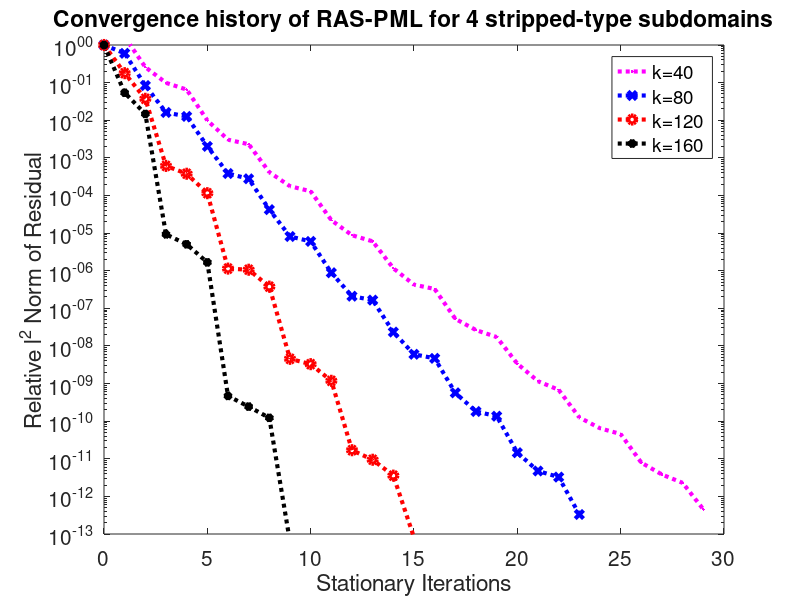

Reproduce this figure in MATLAB.


res40 = [0.000353957, 0.000581073, 9.1151e-05, 3.49479e-05, 2.3054e-05, 3.51039e-06, 1.07447e-06, 8.13613e-07, 1.46993e-07, 6.23687e-08, 4.56763e-08, 7.80389e-09, 3.10212e-09, 2.13162e-09, 4.10566e-10, 1.50497e-10, 1.15518e-10, 1.8558e-11, 9.33161e-12, 6.09025e-12, 1.19129e-12, 4.08081e-13, 2.40568e-13, 4.44788e-14, 2.28558e-14, 1.6075e-14, 2.79118e-15, 1.34705e-15, 8.08539e-16, 1.59881e-16]
res80 = [0.000106515, 6.40198e-05, 8.92092e-06, 1.71259e-06, 1.34357e-06, 2.15254e-07, 4.08204e-08, 2.9519e-08, 4.47955e-09, 8.63696e-10, 6.39621e-10, 9.38753e-11, 2.23434e-11, 1.76166e-11, 2.4852e-12, 6.38453e-13, 4.97903e-13, 6.02675e-14, 1.9242e-14, 1.44302e-14, 1.5438e-15, 5.03806e-16, 3.47558e-16, 3.52189e-17]
res120 = [5.24618e-05, 9.34767e-06, 1.94742e-06, 3.20331e-08, 1.98243e-08, 6.02375e-09, 5.96605e-11, 5.56426e-11, 1.97797e-11, 2.38064e-13, 1.71701e-13, 6.2004e-14, 8.86358e-16, 4.94026e-16, 1.8694e-16, 4.24309e-18]
res160 = [3.17282e-05, 1.70019e-06, 4.6558e-07, 2.93553e-10, 1.5971e-10, 5.28124e-11, 1.48528e-14, 7.72292e-15, 3.8778e-15, 1.96477e-18]


semilogy(0:size(res40,2)-1,res40/res40(1),'m:.','DisplayName','k=40','LineWidth',3); hold on;

semilogy(0:size(res80,2)-1,res80/res80(1),'b:x','DisplayName','k=80','LineWidth',3); hold on;

semilogy(0:size(res120,2)-1,res120/res120(1),'r:o','DisplayName','k=120','LineWidth',3); hold on;

semilogy(0:size(res160,2)-1,res160/res160(1),'k:*','DisplayName','k=160','LineWidth',3); hold on;


legend('show');
axis([0 30 1e-13 1])
%axis([0 20 1e-10 1])
xlabel('Stationary Iterations');
ylabel('Relative l^2 Norm of Residual');
title('Convergence history of RAS-PML for 4 stripped-type subdomains');
set(gca,'FontSize',15);
hold off

